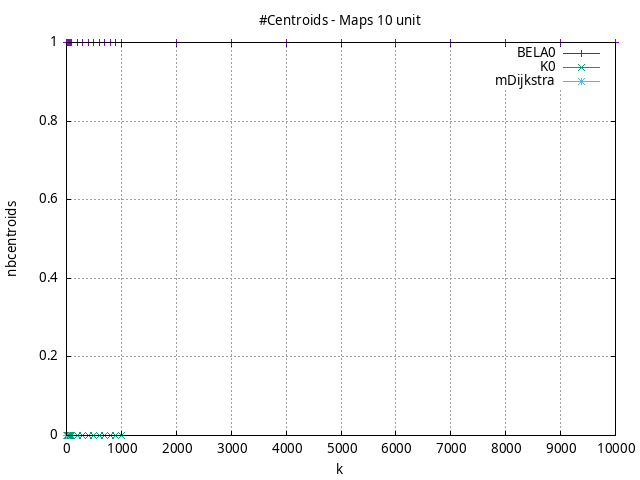

Here is the gnuplot script that generated this plot:
#!/usr/bin/gnuplot
# -*- coding: utf-8 -*-
#
# results/maps/unit/10/random512-10.brute-force.unit.nbcentroids.gnuplot
#
# Started on 12/06/2023 14:51:08
# Author: Carlos Linares López
set grid
set xlabel "k"
set ylabel "nbcentroids"

set title "#Centroids - Maps 10 unit"

set terminal png enhanced font "Ariel,10"
set output 'random512-10.brute-force.unit.nbcentroids.png'

plot "-" title "BELA0"      with linesp, "-" title "K0"      with linesp, "-" title "mDijkstra"      with linesp

	1 1.0
	2 1.0
	3 1.0
	4 1.0
	5 1.0
	6 1.0
	7 1.0
	8 1.0
	9 1.0
	10 1.0
	20 1.0
	30 1.0
	40 1.0
	50 1.0
	60 1.0
	70 1.0
	80 1.0
	90 1.0
	100 1.0
	200 1.0
	300 1.0
	400 1.0
	500 1.0
	600 1.0
	700 1.0
	800 1.0
	900 1.0
	1000 1.0
	2000 1.0
	3000 1.0
	4000 1.0
	5000 1.0
	6000 1.0
	7000 1.0
	8000 1.0
	9000 1.0
	10000 1.0
end
	1 0.0
	2 0.0
	3 0.0
	4 0.0
	5 0.0
	6 0.0
	7 0.0
	8 0.0
	9 0.0
	10 0.0
	20 0.0
	30 0.0
	40 0.0
	50 0.0
	60 0.0
	70 0.0
	80 0.0
	90 0.0
	100 0.0
	200 0.0
	300 0.0
	400 0.0
	500 0.0
	600 0.0
	700 0.0
	800 0.0
	900 0.0
	1000 0.0
end
	1 0.0
	2 0.0
	3 0.0
	4 0.0
end
